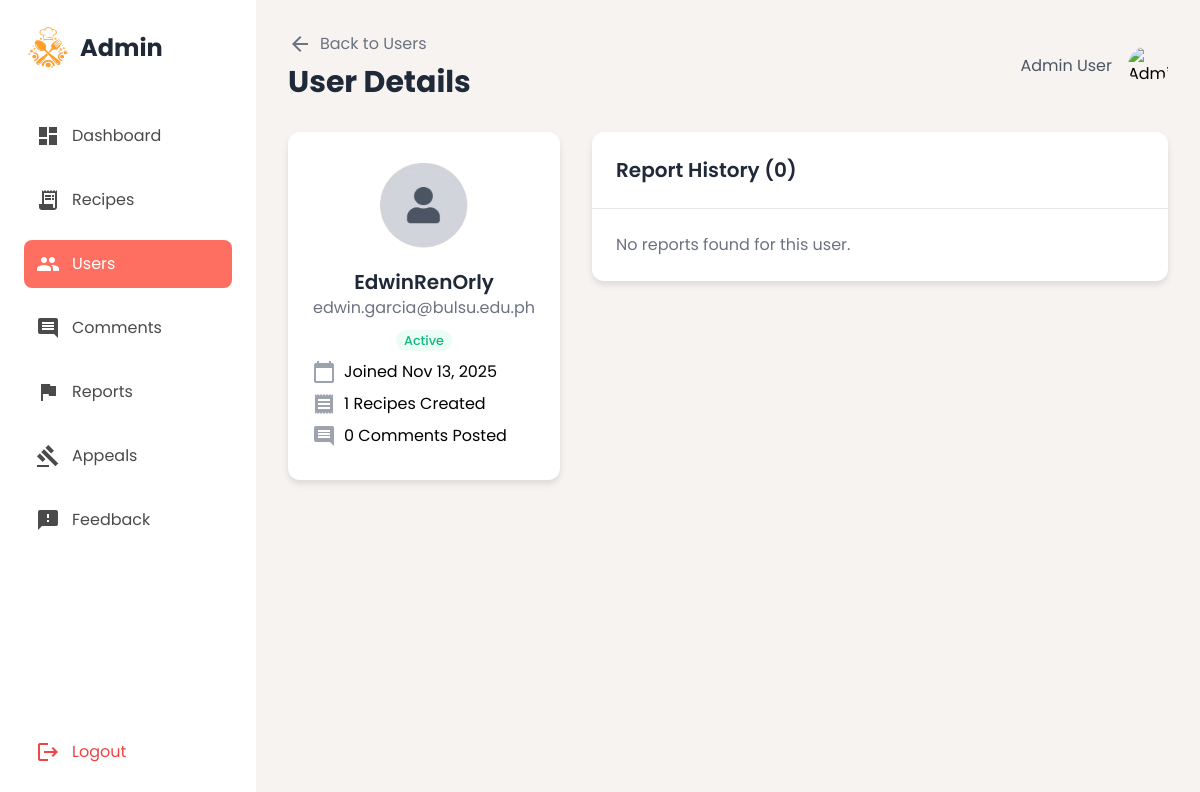
The app's page /admin_userdetails.php?id=117 with its own data.
### tables this page shows
CREATE TABLE `users` (
  `id` int(11) NOT NULL AUTO_INCREMENT,
  `username` varchar(50) NOT NULL,
  `email` varchar(100) NOT NULL,
  `password` varchar(255) NOT NULL,
  `created_at` timestamp NOT NULL DEFAULT current_timestamp(),
  `role` enum('user','admin') NOT NULL DEFAULT 'user',
  `biography` text DEFAULT NULL,
  `profile_picture` varchar(255) DEFAULT NULL,
  `last_username_change` datetime DEFAULT NULL,
  `total_violations` int(11) DEFAULT 0,
  `accstatus` varchar(50) DEFAULT 'Active',
  `status_updated_at` datetime DEFAULT NULL,
  `is_verified` tinyint(1) DEFAULT 0,
  PRIMARY KEY (`id`),
  UNIQUE KEY `username` (`username`),
  UNIQUE KEY `email` (`email`)
);

### admin_userdetails.php (the view, shortened to what this page needs)
<?php
require 'db.php';
$userId = intval($_GET['id']);
$stmt = $conn->prepare("SELECT * FROM users WHERE id = ?");
$stmt->bind_param("i", $userId);
$stmt->execute();
$userResult = $stmt->get_result();
$user = $userResult->fetch_assoc();
$stmt = $conn->prepare("SELECT COUNT(*) as recipes_count FROM recipe WHERE user_id = ? AND status = 'Approved'");
$stmt->bind_param("i", $userId);
$stmt->execute();
$user['recipes_count'] = $stmt->get_result()->fetch_assoc()['recipes_count'];
$stmt = $conn->prepare("SELECT COUNT(*) as comments_count FROM comments WHERE user_id = ?");
$stmt->bind_param("i", $userId);
$stmt->execute();
$user['comments_count'] = $stmt->get_result()->fetch_assoc()['comments_count'];
$stmt = $conn->prepare("
    SELECT r.*, ru.username AS reported_username, su.username AS reporting_username
    FROM reports r
    LEFT JOIN users ru ON r.reported_user_id = ru.id
    LEFT JOIN users su ON r.reporting_user_id = su.id
    WHERE r.reported_user_id = ?
    ORDER BY r.id DESC
");
$stmt->bind_param("i", $userId);
$stmt->execute();
$reports = $stmt->get_result();
?>
<!DOCTYPE html>
<html lang="en">
<head>
<script src="https://cdn.tailwindcss.com?plugins=forms,container-queries"></script>
</head>
<body class="flex h-screen">
<aside class="sidebar w-64 flex-shrink-0 p-6 flex flex-col justify-between">
    <div>
<div class="flex items-center mb-10">
<img src="img/logo_new.png" alt="Logo" class="w-12 h-12 mr-2">
<h1 class="text-2xl font-bold text-gray-800">Admin</h1>
</div>
        <nav>
            <ul>
                <li class="mb-4"><a class="flex items-center p-3 rounded-lg inactive-link hover:bg-gray-100" href="admin.php"><span class="material-icons mr-3">dashboard</span>Dashboard</a></li>
                <li class="mb-4"><a class="flex items-center p-3 rounded-lg inactive-link hover:bg-gray-100" href="admin_recipe.php"><span class="material-icons mr-3">receipt_long</span>Recipes</a></li>
                <li class="mb-4"><a class="flex items-center p-3 rounded-lg active-link" href="admin_users.php"><span class="material-icons mr-3">people</span>Users</a></li>
                <li class="mb-4"><a class="flex items-center p-3 rounded-lg inactive-link hover:bg-gray-100" href="admin_comments.php"><span class="material-icons mr-3">comment</span>Comments</a></li>
                <li class="mb-4"><a class="flex items-center p-3 rounded-lg inactive-link hover:bg-gray-100" href="admin_reports.php"><span class="material-icons mr-3">flag</span>Reports</a></li>
                <li class="mb-4"><a class="flex items-center p-3 rounded-lg inactive-link hover:bg-gray-100" href="admin_appeals.php"><span class="material-icons mr-3">gavel</span>Appeals</a></li>
                <li class="mb-4"><a class="flex items-center p-3 rounded-lg inactive-link hover:bg-gray-100" href="admin_feedback.php"><span class="material-icons mr-3">feedback</span>Feedback</a></li>
            </ul>
        </nav>
    </div>
    <div>
        <a class="flex items-center p-3 rounded-lg text-red-500 hover:bg-red-50" href="logout.php"><span class="material-icons mr-3">logout</span>Logout</a>
    </div>
</aside>
<main class="main-content flex-1 p-8 overflow-y-auto">
<header class="flex justify-between items-center mb-8">
    <div>
        <a class="flex items-center text-gray-500 hover:text-gray-800 mb-2" href="admin_users.php">
            <span class="material-icons">arrow_back</span>
            <span class="ml-2">Back to Users</span>
        </a>
        <h2 class="text-3xl font-bold text-gray-800">User Details</h2>
    </div>
    <div class="flex items-center">
        <span class="mr-4 text-gray-600">Admin User</span>
<img alt="Admin avatar" class="w-10 h-10 rounded-full" src="https://lh3.googleusercontent.com/aida-public/AB6AXuA9Z-yBsYAaeaWkFBB6UcrHuFGwdd_GMeyqKk8UUwvgkXciEDhGc26LGm3V1PEhpM9G--3TUV46vMgDlJ_gbGgwwOotUFFFMH713MIWQui0zFZYqgBSoJ8edc4LnnHVVEN3g7KMwBeI-oSbtFUovjdQ8r2CLGeqzvb3KtbcKEDlDG6CnzbRsFdoDTr7dv-tfCRto2KRbKiK4RUvztUS47_onsq2T_b7qBQ22JrDL4EdLe1pMvi867ixtn6frrtmIHh0YfcLeyZzbdEU"/>
    </div>
</header>
<div class="grid grid-cols-1 lg:grid-cols-3 gap-8">
    <div class="lg:col-span-1">
        <div class="card p-6 text-center mb-2">
            <?php
                $profilePic = !empty($user['profile_picture'])
              ? 'uploads/profile_pics/'. $user['profile_picture']
              : 'img/no_profile.png';
            ?>
            <img alt="Profile Picture" class="w-24 h-24 rounded-full mx-auto mb-4" src="<?= htmlspecialchars($profilePic) ?>"/>
            <h3 class="text-xl font-semibold text-gray-800"><?= htmlspecialchars($user['username']) ?></h3>
            <p class="text-gray-500 mb-2"><?= htmlspecialchars($user['email']) ?></p>
<?php
$class = "status-active";
?>
<span class="<?= $class ?>"><?= ucfirst(htmlspecialchars($user['accstatus'])) ?></span>
            <div class="mt-2">
                <p class="flex items-center mb-2">
    <span class="material-icons mr-2 text-gray-400">calendar_today</span>
    Joined <?= date("M d, Y", strtotime($user['created_at'])) ?>
</p>
<p class="flex items-center mb-2">
    <span class="material-icons mr-2 text-gray-400">receipt</span>
    <?= $user['recipes_count'] ?> Recipes Created
</p>
<p class="flex items-center mb-2">
    <span class="material-icons mr-2 text-gray-400">comment</span>
    <?= $user['comments_count'] ?> Comments Posted
</p>
            </div>
        </div>
    </div>
    <div class="lg:col-span-2">
<div class="card">
  <div class="p-6 border-b">
    <h4 class="text-xl font-semibold text-gray-800">
      Report History (<?= $reports->num_rows ?>)
    </h4>
  </div>
  <div class="divide-y divide-gray-200">
    <?php if ($reports->num_rows > 0): ?>
      <?php while ($report = $reports->fetch_assoc()): ?>
        <div class="p-6">
          <div class="flex justify-between items-start">
            <div>
              <p class="font-semibold text-gray-800">
    <?php if (strtolower($report['reason']) === 'other' && !empty($report['custom_reason'])): ?>
        <?= htmlspecialchars($report['custom_reason']) ?>
    <?php else: ?>
        <?= htmlspecialchars($report['reason']) ?>
    <?php endif; ?>
  </p>
            </div>
            <span class="text-sm text-gray-500">
              <?= date("M d, Y", strtotime($report['created_at'])) ?>
            </span>
          </div>
          <p class="mt-3 text-gray-600 bg-gray-50 p-3 rounded-lg">
            Status: <?= htmlspecialchars($report['status']) ?>
          </p>
          <div class="mt-3 text-sm">
            <span class="font-medium text-gray-700">Reported by:</span>
            <span class="text-gray-600"><?= htmlspecialchars($report['reporting_username']) ?></span>
          </div>
          <?php if (!empty($report['proof_path'])): ?>
            <div class="mt-3 text-sm">
              <span class="font-medium text-gray-700">Proof:</span>
              <a href="<?= htmlspecialchars($report['proof_path']) ?>"
                 target="_blank"
                 class="text-blue-500 underline">View Proof</a>
            </div>
          <?php endif; ?>
        </div>
      <?php endwhile; ?>
    <?php else: ?>
      <p class="p-6 text-gray-500">No reports found for this user.</p>
    <?php endif; ?>
  </div>
</div>
        </div>
    </div>
</main>
</body>
</html>

### admin_userdetails.php (style rules this page uses)
body { font-family: 'Poppins', sans-serif; background-color: #f7f3f0; }
.sidebar { background-color: #ffffff; }
.main-content { background-color: #f7f3f0; }
.active-link { background-color: #ff6f61; color: white; }
.inactive-link { color: #4a4a4a; }
.card { background-color: #ffffff; border-radius: 12px; box-shadow: 0 4px 6px rgba(0, 0, 0, 0.1); }
.status-active { background-color: #ecfdf5; color: #10b981; padding: 2px 8px; border-radius: 9999px; font-size: 0.8rem; font-weight: 500; }

### records on screen
users: username "EdwinRenOrly", email "edwin.garcia@bulsu.edu.ph", accstatus "Active", created_at "Nov 13, 2025", is_verified "1", total_violations "0"

### other values on screen
$reports->num_rows "0"
